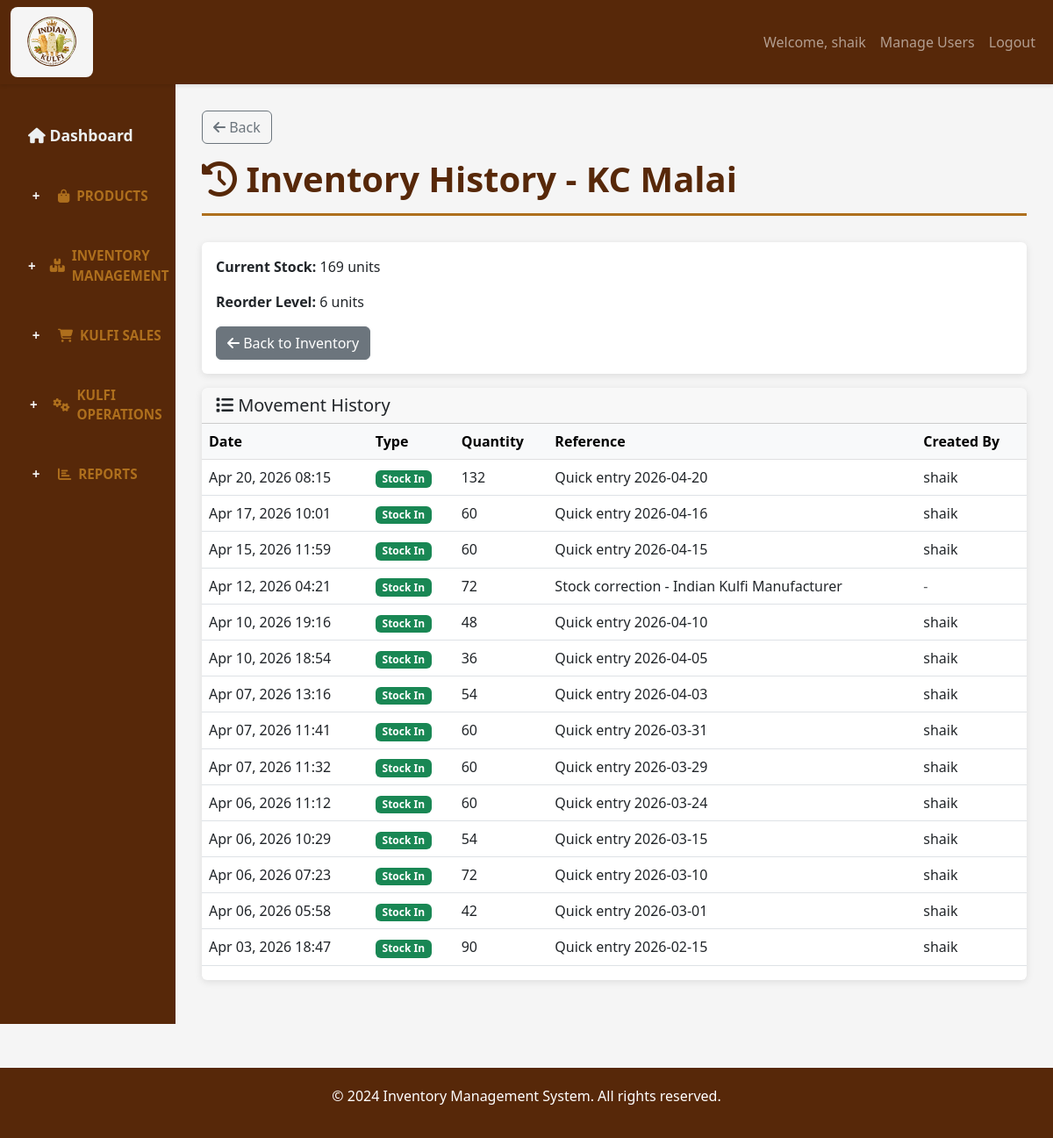
Before: /inventory/history/22/ (signed in) with the older database file.
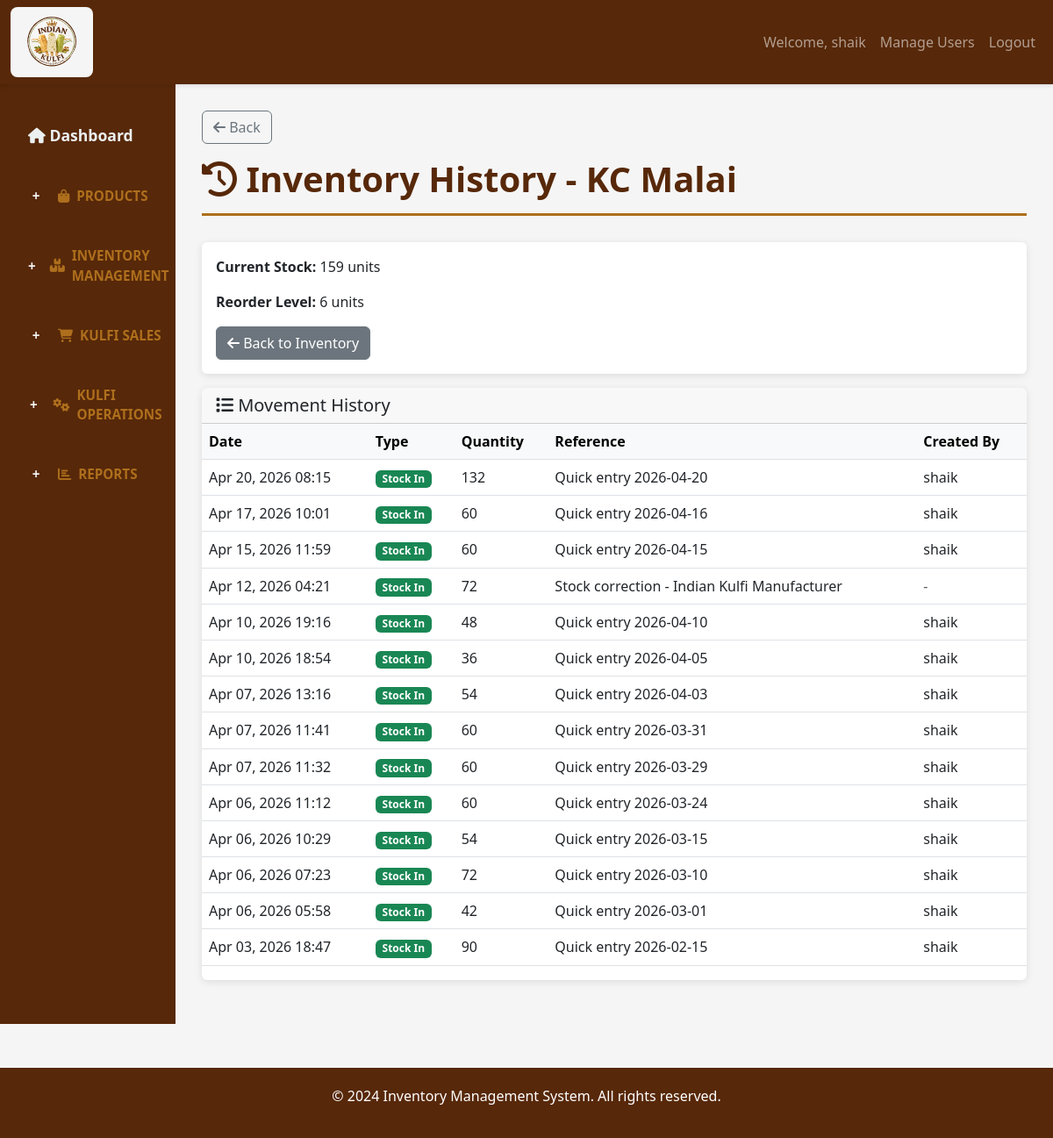
After: the same page with the newer database file.
### inventory/models.py (models this page shows, shortened)
class Product(models.Model):
    name = models.CharField(max_length=200, unique=True)
    sku = models.CharField(max_length=50, unique=True)
    category = models.CharField(max_length=100)
    cost_price = models.DecimalField(max_digits=10, decimal_places=2)
    selling_price = models.DecimalField(max_digits=10, decimal_places=2)
    current_stock = models.IntegerField(default=0)
    reorder_level = models.IntegerField(default=10, help_text="Low stock alert threshold")
    description = models.TextField(blank=True, null=True)
    is_active = models.BooleanField(default=True)
    created_at = models.DateTimeField(auto_now_add=True)
    updated_at = models.DateTimeField(auto_now=True)
    class Meta:
        ordering = ['name']
        verbose_name_plural = "Products"

### inventory/views.py (the view)
    def _wrapped_view(request, *args, **kwargs):
        if not request.user.is_authenticated:
            return redirect('login')
        if not request.user.is_staff:
            messages.error(request, 'You can access only the Sales module with this account.')
            return redirect('quick_sales_entry')
        return view_func(request, *args, **kwargs)

### inventory/views.py (called while the page is built)
def admin_only_view(view_func):
    def _wrapped_view(request, *args, **kwargs):
        if not request.user.is_authenticated:
            return redirect('login')
        if not request.user.is_staff:
            messages.error(request, 'You can access only the Sales module with this account.')
            return redirect('quick_sales_entry')
        return view_func(request, *args, **kwargs)
    return _wrapped_view

@login_required
def inventory_history(request, product_id):
    product = get_object_or_404(Product, pk=product_id)
    movements = Inventory.objects.filter(product=product)
    context = {
        'product': product,
        'movements': movements,
    }
    return render(request, 'inventory/inventory_history.html', context)

### templates/inventory/inventory_history.html (shortened to what this page needs)
{% extends 'inventory/base.html' %}
{% block content %}
<h1 class="page-title"><i class="fas fa-history"></i> Inventory History - {{ product.name }}</h1>
<div class="card mb-3">
    <div class="card-body">
        <p><strong>Current Stock:</strong> {{ product.current_stock }} units</p>
        <p><strong>Reorder Level:</strong> {{ product.reorder_level }} units</p>
        <a href="{% url 'inventory_list' %}" class="btn btn-secondary">
            <i class="fas fa-arrow-left"></i> Back to Inventory
        </a>
    </div>
</div>
<div class="card">
    <div class="card-header">
        <h5 class="mb-0"><i class="fas fa-list"></i> Movement History</h5>
    </div>
    <div class="table-responsive">
        <table class="table table-hover">
            <thead class="table-light">
                <tr>
                    <th>Date</th>
                    <th>Type</th>
                    <th>Quantity</th>
                    <th>Reference</th>
                    <th>Created By</th>
                </tr>
            </thead>
            <tbody>
                {% for movement in movements %}
                <tr>
                    <td>{{ movement.created_at|date:'M d, Y H:i' }}</td>
                    <td>
                        {% if movement.movement_type == 'IN' %}
                        <span class="badge bg-success">Stock In</span>
                        {% elif movement.movement_type == 'OUT' %}
                        <span class="badge bg-danger">Stock Out</span>
                        {% else %}
                        <span class="badge bg-warning">Adjustment</span>
                        {% endif %}
                    </td>
                    <td>{{ movement.quantity }}</td>
                    <td>{{ movement.reference_document|default:'-' }}</td>
                    <td>
                        {% if movement.created_by %}
                        {{ movement.created_by.first_name|default:movement.created_by.username }}
                        {% else %}
                        <span class="text-muted">-</span>
                        {% endif %}
                    </td>
                </tr>
                {% empty %}
                <tr>
                    <td colspan="5" class="text-center text-muted">No movement history</td>
                </tr>
                {% endfor %}
            </tbody>
        </table>
    </div>
</div>
{% endblock %}

Changed rows visible on the page:
changed Product "KC Malai": current_stock "169" → "159"
